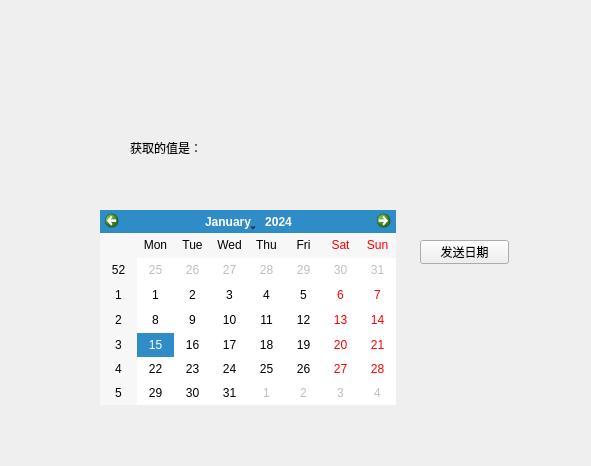
<?xml version="1.0" encoding="UTF-8"?>
<ui version="4.0">
 <class>Widget</class>
 <widget class="QWidget" name="Widget">
  <property name="geometry">
   <rect>
    <x>0</x>
    <y>0</y>
    <width>591</width>
    <height>466</height>
   </rect>
  </property>
  <property name="windowTitle">
   <string>Widget</string>
  </property>
  <widget class="QLabel" name="label">
   <property name="geometry">
    <rect>
     <x>130</x>
     <y>140</y>
     <width>101</width>
     <height>16</height>
    </rect>
   </property>
   <property name="text">
    <string>获取的值是：</string>
   </property>
  </widget>
  <widget class="QCalendarWidget" name="calendarWidget">
   <property name="geometry">
    <rect>
     <x>100</x>
     <y>210</y>
     <width>296</width>
     <height>195</height>
    </rect>
   </property>
  </widget>
  <widget class="QPushButton" name="pushButton">
   <property name="geometry">
    <rect>
     <x>420</x>
     <y>240</y>
     <width>89</width>
     <height>24</height>
    </rect>
   </property>
   <property name="text">
    <string>发送日期</string>
   </property>
  </widget>
 </widget>
 <layoutdefault spacing="6" margin="11"/>
 <resources/>
 <connections/>
</ui>
